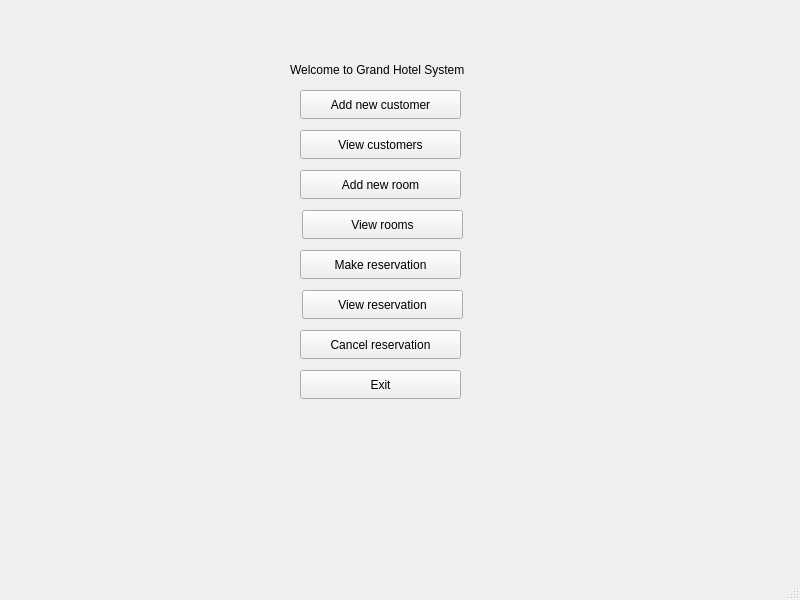
<?xml version="1.0" encoding="UTF-8"?>
<ui version="4.0">
 <class>Hotel</class>
 <widget class="QMainWindow" name="Hotel">
  <property name="geometry">
   <rect>
    <x>0</x>
    <y>0</y>
    <width>800</width>
    <height>600</height>
   </rect>
  </property>
  <property name="windowTitle">
   <string>Hotel</string>
  </property>
  <widget class="QWidget" name="centralwidget">
   <widget class="QPushButton" name="pushButton_2">
    <property name="geometry">
     <rect>
      <x>300</x>
      <y>370</y>
      <width>161</width>
      <height>29</height>
     </rect>
    </property>
    <property name="text">
     <string>Exit</string>
    </property>
   </widget>
   <widget class="QPushButton" name="addCustomerButton">
    <property name="geometry">
     <rect>
      <x>300</x>
      <y>90</y>
      <width>161</width>
      <height>29</height>
     </rect>
    </property>
    <property name="text">
     <string>Add new customer</string>
    </property>
   </widget>
   <widget class="QPushButton" name="viewCustomersButton">
    <property name="geometry">
     <rect>
      <x>300</x>
      <y>130</y>
      <width>161</width>
      <height>29</height>
     </rect>
    </property>
    <property name="text">
     <string>View customers</string>
    </property>
   </widget>
   <widget class="QPushButton" name="AddNewRoomButton">
    <property name="geometry">
     <rect>
      <x>300</x>
      <y>170</y>
      <width>161</width>
      <height>29</height>
     </rect>
    </property>
    <property name="text">
     <string>Add new room</string>
    </property>
   </widget>
   <widget class="QPushButton" name="ViewRooms">
    <property name="geometry">
     <rect>
      <x>302</x>
      <y>210</y>
      <width>161</width>
      <height>29</height>
     </rect>
    </property>
    <property name="text">
     <string>View rooms</string>
    </property>
   </widget>
   <widget class="QPushButton" name="MakeRev">
    <property name="geometry">
     <rect>
      <x>300</x>
      <y>250</y>
      <width>161</width>
      <height>29</height>
     </rect>
    </property>
    <property name="text">
     <string>Make reservation</string>
    </property>
   </widget>
   <widget class="QPushButton" name="ViewRev">
    <property name="geometry">
     <rect>
      <x>302</x>
      <y>290</y>
      <width>161</width>
      <height>29</height>
     </rect>
    </property>
    <property name="text">
     <string>View reservation</string>
    </property>
   </widget>
   <widget class="QPushButton" name="CancelRev">
    <property name="geometry">
     <rect>
      <x>300</x>
      <y>330</y>
      <width>161</width>
      <height>29</height>
     </rect>
    </property>
    <property name="text">
     <string>Cancel reservation</string>
    </property>
   </widget>
   <widget class="QLabel" name="label">
    <property name="geometry">
     <rect>
      <x>290</x>
      <y>60</y>
      <width>201</width>
      <height>20</height>
     </rect>
    </property>
    <property name="text">
     <string>Welcome to Grand Hotel System</string>
    </property>
   </widget>
  </widget>
  <widget class="QMenuBar" name="menubar">
   <property name="geometry">
    <rect>
     <x>0</x>
     <y>0</y>
     <width>800</width>
     <height>25</height>
    </rect>
   </property>
  </widget>
  <widget class="QStatusBar" name="statusbar"/>
 </widget>
 <resources/>
 <connections>
  <connection>
   <sender>pushButton_2</sender>
   <signal>clicked()</signal>
   <receiver>Hotel</receiver>
   <slot>close()</slot>
   <hints>
    <hint type="sourcelabel">
     <x>348</x>
     <y>413</y>
    </hint>
    <hint type="destinationlabel">
     <x>584</x>
     <y>246</y>
    </hint>
   </hints>
  </connection>
 </connections>
 <slots>
  <slot>display(void)</slot>
 </slots>
</ui>
